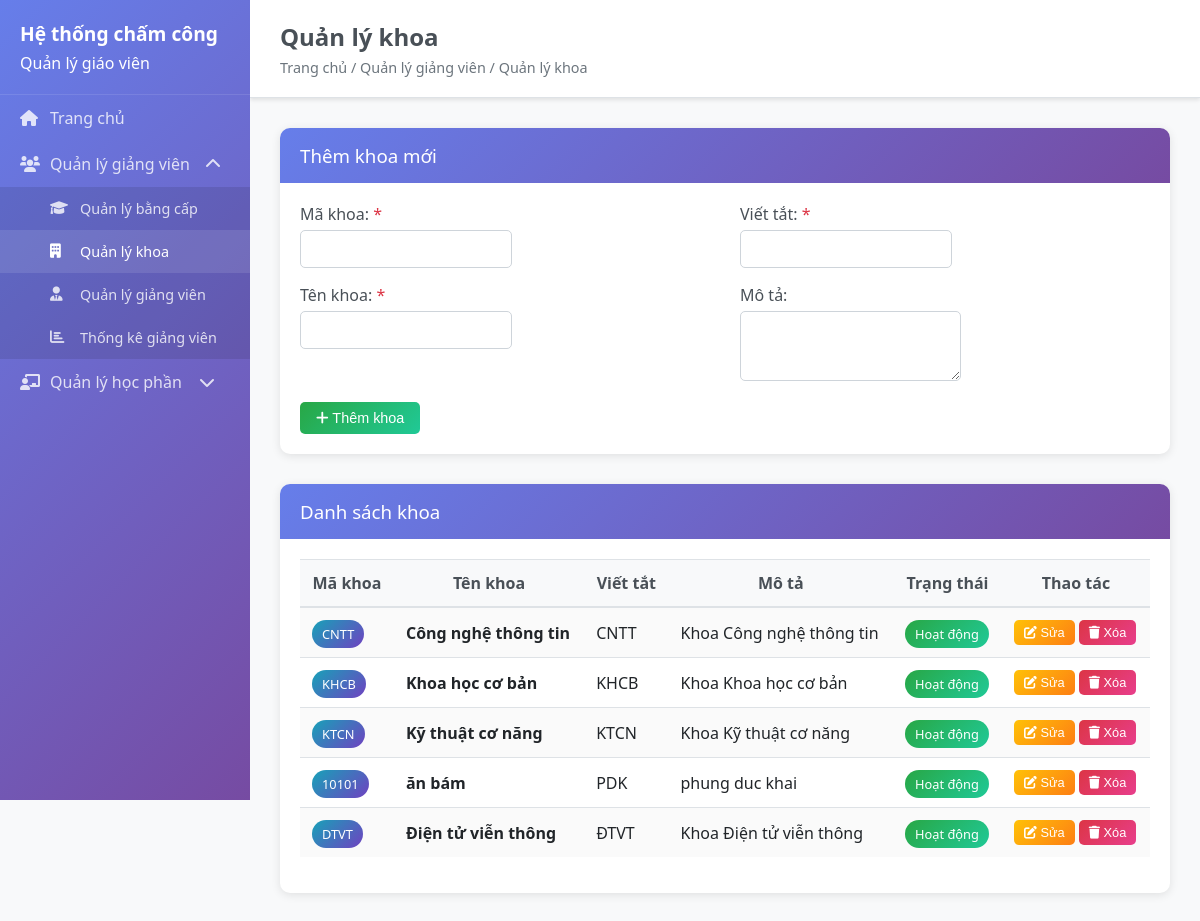
/departments, run on an earlier commit of the app's database.
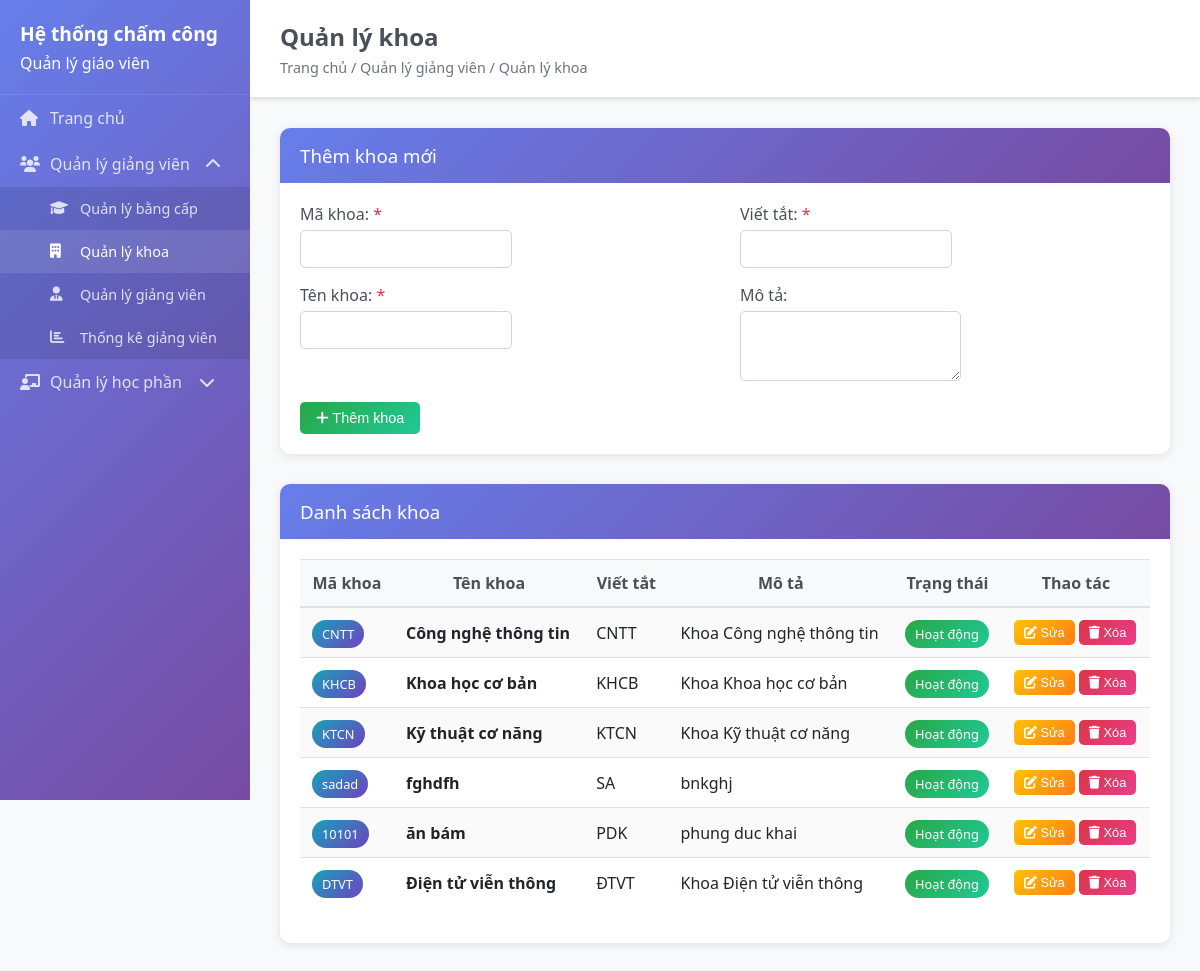
And on a later commit of the database.
### backend/models/Department.py (models this page shows, shortened)
class Department(BaseModel):
    __tablename__ = 'departments'
    code = db.Column(db.String(20), nullable=False, unique=True)
    name = db.Column(db.String(100), nullable=False, unique=True)
    abbreviation = db.Column(db.String(20), nullable=False)
    description = db.Column(db.Text, nullable=True)
    is_active = db.Column(db.Boolean, default=True)

### backend/app.py (the view)
@app.route('/departments')
def departments():
    try:
        if 'Department' in globals():
            departments_list = Department.query.filter_by(is_active=True).order_by(Department.name).all()
        else:
            departments_list = []
        return render_template('departments.html', departments=departments_list)
    except Exception as e:
        print(f"Error in departments route: {e}")
        return render_template('departments.html', departments=[])

### frontend/templates/departments.html (shortened to what this page needs)
{% extends "base.html" %}
{% block page_title %}Quản lý khoa{% endblock %}
{% block breadcrumb %}Trang chủ / Quản lý giảng viên / Quản lý khoa{% endblock %}
{% block content %}
<div class="card">
    <div class="card-header">
        <h3>Thêm khoa mới</h3>
    </div>
    <div class="card-body">
        <form id="department-form">
            <div class="row">
                <div class="col-md-6">
                    <div class="form-group">
                        <label for="department-code">Mã khoa: <span class="text-danger">*</span></label>
                        <input type="text" id="department-code" name="code" class="form-control" required>
                    </div>
                    <div class="form-group">
                        <label for="department-name">Tên khoa: <span class="text-danger">*</span></label>
                        <input type="text" id="department-name" name="name" class="form-control" required>
                    </div>
                </div>
                <div class="col-md-6">
                    <div class="form-group">
                        <label for="department-abbreviation">Viết tắt: <span class="text-danger">*</span></label>
                        <input type="text" id="department-abbreviation" name="abbreviation" class="form-control" required>
                    </div>
                    <div class="form-group">
                        <label for="department-description">Mô tả:</label>
                        <textarea id="department-description" name="description" class="form-control" rows="3"></textarea>
                    </div>
                </div>
            </div>
            <button type="submit" class="btn btn-success" id="submit-btn">
                <i class="fas fa-plus"></i> Thêm khoa
            </button>
        </form>
    </div>
</div>
<div class="card">
    <div class="card-header">
        <h3>Danh sách khoa</h3>
    </div>
    <div class="card-body">
        <div class="table-responsive">
            <table class="table table-striped" id="departments-table">
                <thead>
                    <tr>
                        <th>Mã khoa</th>
                        <th>Tên khoa</th>
                        <th>Viết tắt</th>
                        <th>Mô tả</th>
                        <th>Trạng thái</th>
                        <th>Thao tác</th>
                    </tr>
                </thead>
                <tbody>
                    {% for department in departments %}
                    <tr>
                        <td><span class="badge badge-info">{{ department.code }}</span></td>
                        <td><strong>{{ department.name }}</strong></td>
                        <td>{{ department.abbreviation }}</td>
                        <td>{{ department.description or '-' }}</td>
                        <td>
                            <span class="badge badge-{{ 'success' if department.is_active else 'secondary' }}">
                                {{ 'Hoạt động' if department.is_active else 'Ngưng' }}
                            </span>
                        </td>
                        <td>
                            <button class="btn btn-warning btn-sm" onclick="editDepartment('{{ department.id }}')">
                                <i class="fas fa-edit"></i> Sửa
                            </button>
                            <button class="btn btn-danger btn-sm" onclick="deleteDepartment('{{ department.id }}')">
                                <i class="fas fa-trash"></i> Xóa
                            </button>
                        </td>
                    </tr>
                    {% else %}
                    <tr>
                        <td colspan="6" class="text-center">Chưa có khoa nào</td>
                    </tr>
                    {% endfor %}
                </tbody>
            </table>
        </div>
    </div>
</div>
{% endblock %}

What changed in the data, as far as the page shows it:
added Department: code "sadad", name "fghdfh", abbreviation "SA", description "bnkghj", is_active "Hoạt động"
